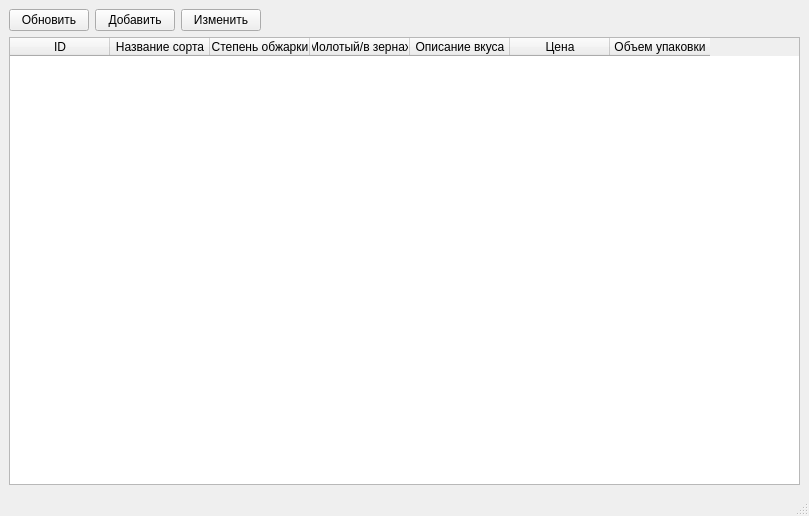
<?xml version="1.0" encoding="UTF-8"?>
<ui version="4.0">
 <class>MainWindow</class>
 <widget class="QMainWindow" name="MainWindow">
  <property name="geometry">
   <rect>
    <x>0</x>
    <y>0</y>
    <width>809</width>
    <height>516</height>
   </rect>
  </property>
  <property name="windowTitle">
   <string>MainWindow</string>
  </property>
  <widget class="QWidget" name="centralwidget">
   <layout class="QGridLayout" name="gridLayout">
    <item row="0" column="0">
     <widget class="QPushButton" name="btn_update">
      <property name="sizePolicy">
       <sizepolicy hsizetype="Fixed" vsizetype="Fixed">
        <horstretch>0</horstretch>
        <verstretch>0</verstretch>
       </sizepolicy>
      </property>
      <property name="text">
       <string>Обновить</string>
      </property>
     </widget>
    </item>
    <item row="0" column="1">
     <widget class="QPushButton" name="btn_add">
      <property name="sizePolicy">
       <sizepolicy hsizetype="Fixed" vsizetype="Fixed">
        <horstretch>0</horstretch>
        <verstretch>0</verstretch>
       </sizepolicy>
      </property>
      <property name="text">
       <string>Добавить</string>
      </property>
     </widget>
    </item>
    <item row="0" column="2">
     <widget class="QPushButton" name="btn_edit">
      <property name="sizePolicy">
       <sizepolicy hsizetype="Fixed" vsizetype="Fixed">
        <horstretch>0</horstretch>
        <verstretch>0</verstretch>
       </sizepolicy>
      </property>
      <property name="text">
       <string>Изменить</string>
      </property>
     </widget>
    </item>
    <item row="1" column="0" colspan="4">
     <widget class="QTableWidget" name="table">
      <column>
       <property name="text">
        <string>ID</string>
       </property>
      </column>
      <column>
       <property name="text">
        <string>Название сорта</string>
       </property>
      </column>
      <column>
       <property name="text">
        <string>Степень обжарки</string>
       </property>
      </column>
      <column>
       <property name="text">
        <string>Молотый/в зернах</string>
       </property>
      </column>
      <column>
       <property name="text">
        <string>Описание вкуса</string>
       </property>
      </column>
      <column>
       <property name="text">
        <string>Цена</string>
       </property>
      </column>
      <column>
       <property name="text">
        <string>Объем упаковки</string>
       </property>
      </column>
     </widget>
    </item>
   </layout>
  </widget>
  <widget class="QMenuBar" name="menubar">
   <property name="geometry">
    <rect>
     <x>0</x>
     <y>0</y>
     <width>809</width>
     <height>21</height>
    </rect>
   </property>
  </widget>
  <widget class="QStatusBar" name="statusbar"/>
 </widget>
 <resources/>
 <connections/>
</ui>
